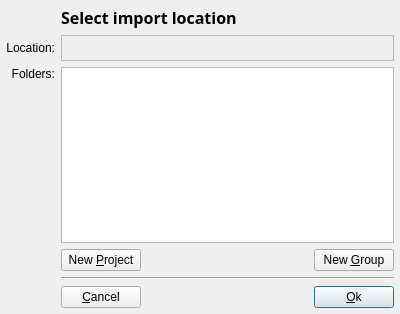
<?xml version="1.0" encoding="UTF-8"?>
<ui version="4.0">
 <class>ProjectGroupSelectionDialog</class>
 <widget class="QDialog" name="ProjectGroupSelectionDialog">
  <property name="geometry">
   <rect>
    <x>0</x>
    <y>0</y>
    <width>400</width>
    <height>314</height>
   </rect>
  </property>
  <property name="windowTitle">
   <string>Dialog</string>
  </property>
  <layout class="QGridLayout" name="gridLayout">
   <property name="margin">
    <number>6</number>
   </property>
   <item row="0" column="1">
    <widget class="QLabel" name="label">
     <property name="font">
      <font>
       <family>Sans Serif</family>
       <pointsize>12</pointsize>
       <weight>75</weight>
       <bold>true</bold>
      </font>
     </property>
     <property name="text">
      <string>Select import location</string>
     </property>
     <property name="alignment">
      <set>Qt::AlignLeading|Qt::AlignLeft|Qt::AlignVCenter</set>
     </property>
    </widget>
   </item>
   <item row="1" column="0">
    <widget class="QLabel" name="label_2">
     <property name="text">
      <string>Location:</string>
     </property>
     <property name="alignment">
      <set>Qt::AlignRight|Qt::AlignTrailing|Qt::AlignVCenter</set>
     </property>
    </widget>
   </item>
   <item row="1" column="1">
    <widget class="QFrame" name="frame">
     <property name="minimumSize">
      <size>
       <width>0</width>
       <height>26</height>
      </size>
     </property>
     <property name="autoFillBackground">
      <bool>true</bool>
     </property>
     <property name="frameShape">
      <enum>QFrame::StyledPanel</enum>
     </property>
     <property name="frameShadow">
      <enum>QFrame::Raised</enum>
     </property>
    </widget>
   </item>
   <item row="2" column="0">
    <widget class="QLabel" name="label_3">
     <property name="text">
      <string>Folders:</string>
     </property>
     <property name="alignment">
      <set>Qt::AlignRight|Qt::AlignTop|Qt::AlignTrailing</set>
     </property>
    </widget>
   </item>
   <item row="2" column="1">
    <widget class="AdocDataTreeView" name="treeView">
     <property name="editTriggers">
      <set>QAbstractItemView::EditKeyPressed</set>
     </property>
     <property name="tabKeyNavigation">
      <bool>true</bool>
     </property>
     <property name="showDropIndicator" stdset="0">
      <bool>false</bool>
     </property>
     <property name="selectionBehavior">
      <enum>QAbstractItemView::SelectItems</enum>
     </property>
     <property name="uniformRowHeights">
      <bool>true</bool>
     </property>
     <attribute name="headerVisible">
      <bool>false</bool>
     </attribute>
     <attribute name="headerVisible">
      <bool>false</bool>
     </attribute>
    </widget>
   </item>
   <item row="3" column="1">
    <layout class="QHBoxLayout" name="horizontalLayout">
     <item>
      <widget class="QPushButton" name="newProjectButton">
       <property name="text">
        <string>New &amp;Project</string>
       </property>
       <property name="icon">
        <iconset resource="../resources/AlignShop.qrc">
         <normaloff>:/icons/inkscape/22x22/document-new-project.png</normaloff>:/icons/inkscape/22x22/document-new-project.png</iconset>
       </property>
      </widget>
     </item>
     <item>
      <spacer name="horizontalSpacer_3">
       <property name="orientation">
        <enum>Qt::Horizontal</enum>
       </property>
       <property name="sizeHint" stdset="0">
        <size>
         <width>40</width>
         <height>20</height>
        </size>
       </property>
      </spacer>
     </item>
     <item>
      <widget class="QPushButton" name="newGroupButton">
       <property name="text">
        <string>New &amp;Group</string>
       </property>
       <property name="icon">
        <iconset resource="../resources/AlignShop.qrc">
         <normaloff>:/icons/inkscape/22x22/document-new-group.png</normaloff>:/icons/inkscape/22x22/document-new-group.png</iconset>
       </property>
      </widget>
     </item>
    </layout>
   </item>
   <item row="4" column="1">
    <widget class="Line" name="line">
     <property name="orientation">
      <enum>Qt::Horizontal</enum>
     </property>
    </widget>
   </item>
   <item row="5" column="1">
    <layout class="QHBoxLayout" name="horizontalLayout_2">
     <item>
      <widget class="QPushButton" name="cancelButton">
       <property name="text">
        <string>&amp;Cancel</string>
       </property>
       <property name="autoDefault">
        <bool>false</bool>
       </property>
      </widget>
     </item>
     <item>
      <spacer name="horizontalSpacer_2">
       <property name="orientation">
        <enum>Qt::Horizontal</enum>
       </property>
       <property name="sizeHint" stdset="0">
        <size>
         <width>40</width>
         <height>20</height>
        </size>
       </property>
      </spacer>
     </item>
     <item>
      <widget class="QPushButton" name="okButton">
       <property name="text">
        <string>&amp;Ok</string>
       </property>
       <property name="autoDefault">
        <bool>false</bool>
       </property>
       <property name="default">
        <bool>true</bool>
       </property>
      </widget>
     </item>
    </layout>
   </item>
  </layout>
 </widget>
 <customwidgets>
  <customwidget>
   <class>AdocDataTreeView</class>
   <extends>QTreeView</extends>
   <header>widgets/AdocDataTreeView.h</header>
  </customwidget>
 </customwidgets>
 <resources>
  <include location="../resources/AlignShop.qrc"/>
 </resources>
 <connections>
  <connection>
   <sender>cancelButton</sender>
   <signal>clicked()</signal>
   <receiver>ProjectGroupSelectionDialog</receiver>
   <slot>reject()</slot>
   <hints>
    <hint type="sourcelabel">
     <x>144</x>
     <y>306</y>
    </hint>
    <hint type="destinationlabel">
     <x>113</x>
     <y>313</y>
    </hint>
   </hints>
  </connection>
  <connection>
   <sender>okButton</sender>
   <signal>clicked()</signal>
   <receiver>ProjectGroupSelectionDialog</receiver>
   <slot>accept()</slot>
   <hints>
    <hint type="sourcelabel">
     <x>316</x>
     <y>282</y>
    </hint>
    <hint type="destinationlabel">
     <x>287</x>
     <y>313</y>
    </hint>
   </hints>
  </connection>
 </connections>
</ui>
